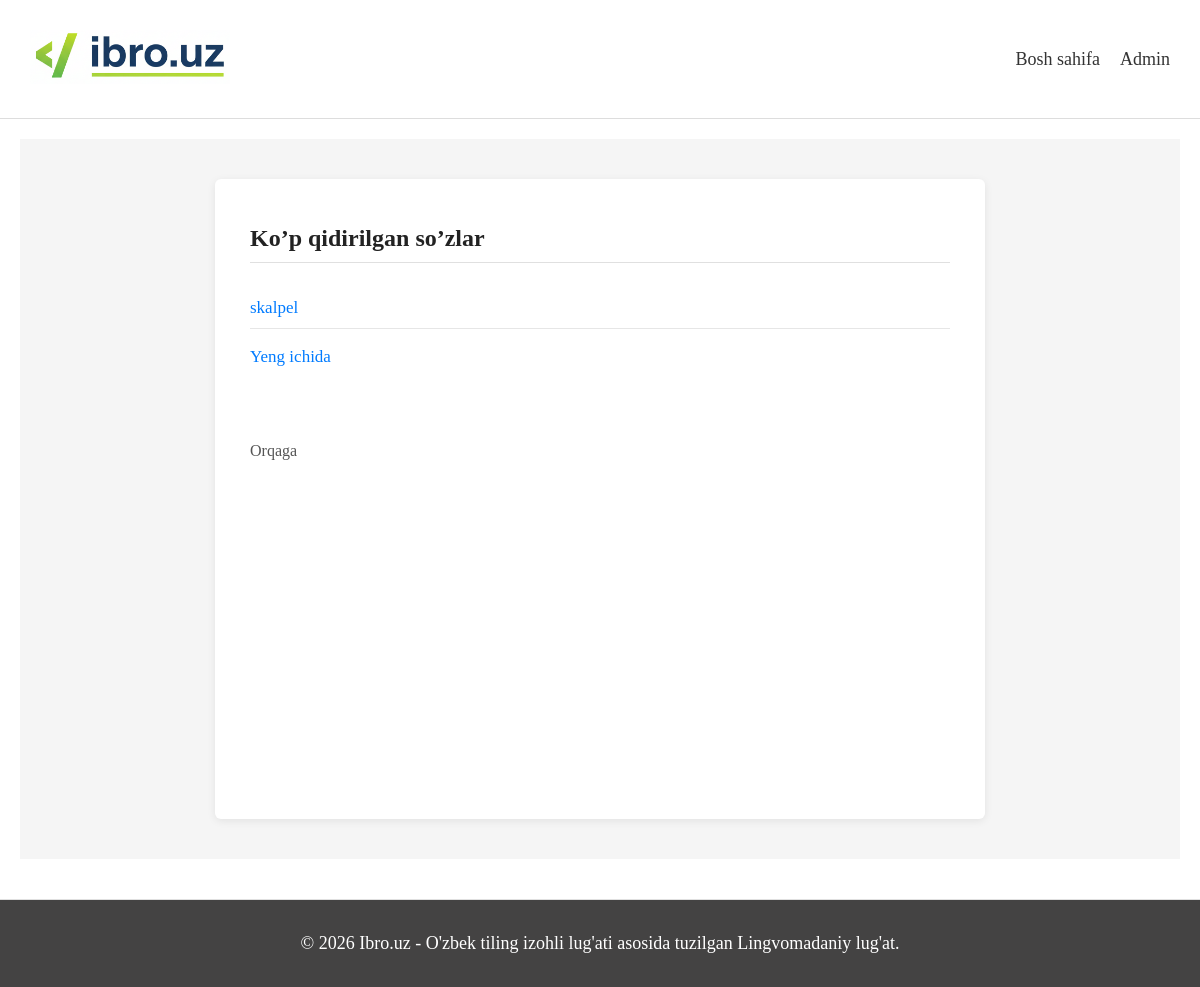
The page /collections/most-searched/ on the database as committed earlier.
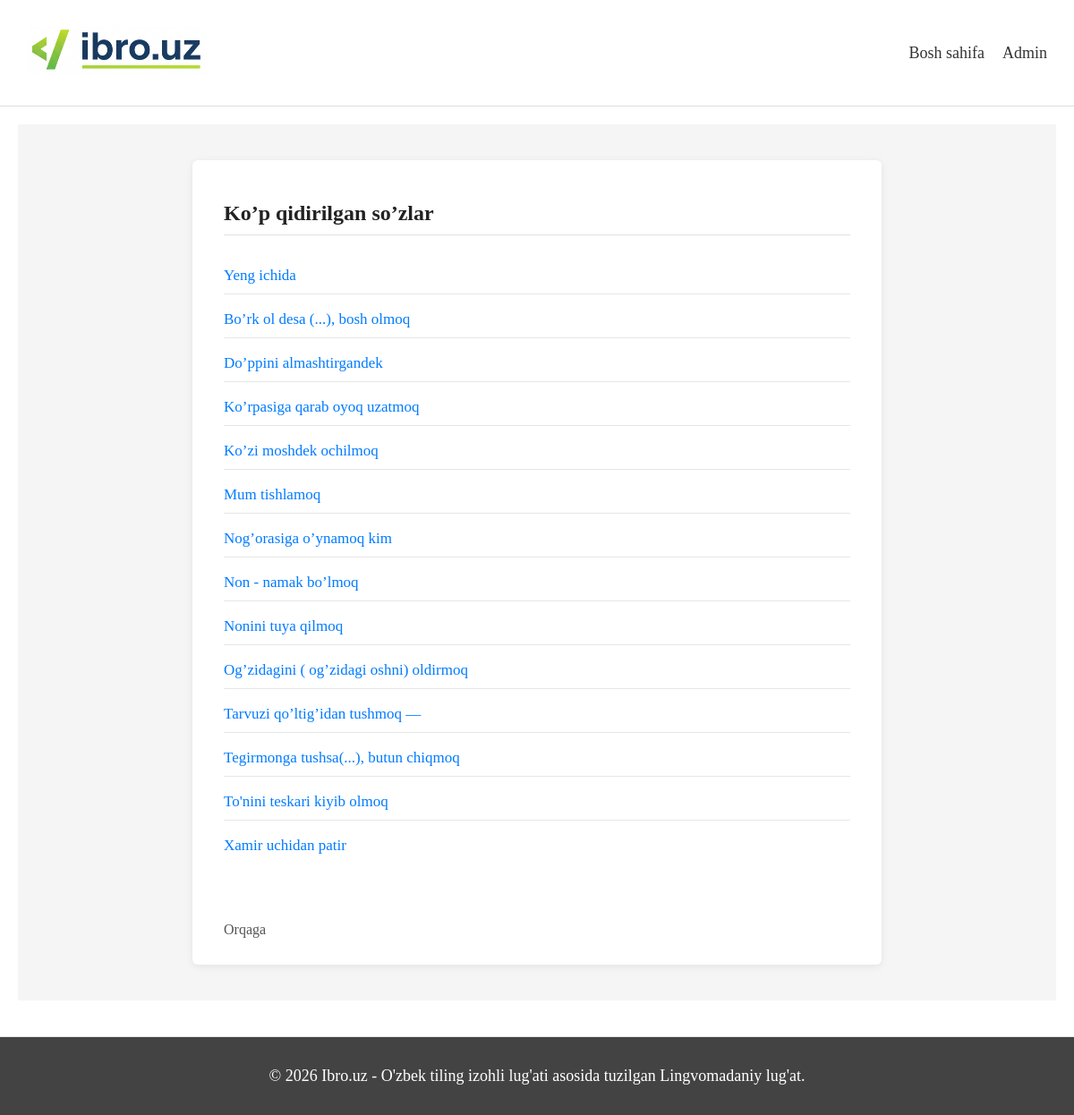
The same page on the database as committed later.
### dictionary/models.py (models this page shows, shortened)
class Word(models.Model):
    word = models.CharField(max_length=100, unique=True)
    slug = models.SlugField(unique=True, blank=True)
    definition = models.TextField()
    pronunciation = models.CharField(max_length=100, blank=True)
    letter_count = models.PositiveIntegerField(db_index=True)
    categories = models.ManyToManyField(Category, related_name='words', blank=True)
    search_count = models.PositiveIntegerField(default=0, db_index=True)
    updated_at = models.DateTimeField(auto_now=True)

### dictionary/views.py (the view)
# urls.py: path('collections/most-searched/', views.most_searched_words, name='most_searched_words'),
def most_searched_words(request):
    words = Word.objects.only('word', 'slug').order_by('-search_count', 'word')
    title = 'Ko’p qidirilgan so’zlar'
    context = {'words': words, 'title': title}
    context.update(build_seo_context(
        request,
        title=f"{title} | {settings.SITE_NAME}",
        description="Ibro.uz foydalanuvchilari eng ko'p qidirgan o'zbekcha so'zlar va ularning izohlari.",
    ))
    return render(request, 'dictionary/words_list.html', context)

### dictionary/views.py (called while the page is built)
def build_absolute_url(path):
    return f"{settings.SITE_URL}{path}"

### dictionary/templates/dictionary/words_list.html
{% extends 'dictionary/base.html' %}
{% block content %}
<div class="list-page">
    <div class="list-box">
        <h1 class="list-title">{{ title }}</h1>
        <ul class="word-list">
            {% for word in words %}
                <li class="word-item">
                    <a href="{% url 'word_detail' word.slug %}" class="word-link">
                        {{ word.word }}
                    </a>
                </li>
            {% endfor %}
        </ul>
        <div class="actions">
            <a href="/" class="back-link">Orqaga</a>
        </div>
    </div>
</div>
{% endblock %}

### dictionary/templates/dictionary/base.html (shortened to what this page needs)
{% load static %}
<!DOCTYPE html>
<html lang="uz">
<head>
    <link rel="stylesheet" href="{% static 'dictionary/css/style.css' %}">
</head>
<body>
    <header>
        <nav class="container">
            <div class="site-logo">
                <a href="/"> <img src="{% static 'images/logo.png' %}" alt="Ibro.uz - O'zbekcha imlo va izohli lug'at" width="200"></a>
            </div>
            <ul>
                <li><a style="font-size: large;" href="/">Bosh sahifa</a></li>
                <li><a style="font-size: large;" href="/admin/">Admin</a></li>
            </ul>
        </nav>
    </header>
    <main class="container">
        {% block content %}{% endblock %}
    </main>
    <footer class="site-footer">
        <p>&copy; 2026 Ibro.uz - O'zbek tiling izohli lug'ati asosida tuzilgan Lingvomadaniy lug'at.</p>
    </footer>
</body>
</html>

### static/dictionary/css/style.css (style rules this page uses)
header { background-color: #fff; padding: 10px; border-bottom: 1px solid #ddd; }
nav { display: flex; justify-content: space-between; align-items: center; }
nav ul { list-style: none; display: flex; margin: 0; padding: 0; }
nav ul li { margin-left: 20px; }
nav ul li a { text-decoration: none; color: #333; }
.container { max-width: 1200px; margin: 0 auto; padding: 20px; }
.word-list { list-style: none; padding: 0; }
.word-list li { margin-bottom: 10px; }
.word-list li a { text-decoration: none; color: #007bff; }
footer { background-color: #333; color: #fff; text-align: center; padding: 10px; margin-top: 20px; }
.back-link { text-align: center; margin-top: 40px; }
.word-list li { margin-bottom: 8px; }
.actions { margin-top: 30px; display: flex; gap: 20px; }
.word-list { list-style: none; padding: 0; margin: 0; }
.word-item { padding: 15px 0; border-bottom: 1px solid #e6e6e6; }
.word-item:last-child { border-bottom: none; }
.word-link { font-size: 18px; font-weight: 600; color: #1a73e8; text-decoration: none; }
.list-page { background-color: #f5f5f5; min-height: 80vh; padding: 40px 15px; display: flex; justify-content: center; }
.list-box { background: #ffffff; max-width: 700px; width: 100%; padding: 30px 35px; border-radius: 6px; box-shadow: 0 2px 8px rgba(0, 0, 0, 0.08); }
.list-title { font-size: 24px; font-weight: 600; color: #222; margin-bottom: 25px; border-bottom: 1px solid #e0e0e0; padding-bottom: 10px; }
.word-item { padding: 10px 0; border-bottom: 1px solid #e6e6e6; }
.word-link { font-size: 17px; color: #1a73e8; text-decoration: none; font-weight: 500; }
.actions { margin-top: 25px; }
.back-link { color: #555; text-decoration: none; font-weight: 500; }
html, body { height: 100%; margin: 0; }
.site-footer { background: #444343; border-top: 1px solid #e0e0e0; text-align: center; padding: 15px 10px; font-size: 18px; color: #ffffff; }

Rows that differ between the two databases and show on the page:
removed Word: word "skalpel"
added Word: word "Bo’rk ol desa (...), bosh olmoq"
added Word: word "Do’ppini almashtirgandek"
added Word: word "Ko’rpasiga qarab oyoq uzatmoq"
added Word: word "Ko’zi moshdek ochilmoq"
added Word: word "Mum tishlamoq"
added Word: word "Nog’orasiga o’ynamoq kim"
added Word: word "Non - namak bo’lmoq"
added Word: word "Nonini tuya qilmoq"
added Word: word "Og’zidagini ( og’zidagi oshni) oldirmoq"
added Word: word "Tarvuzi qo’ltig’idan tushmoq —"
added Word: word "Tegirmonga tushsa(...), butun chiqmoq"
added Word: word "To'nini teskari kiyib olmoq"
added Word: word "Xamir uchidan patir"
